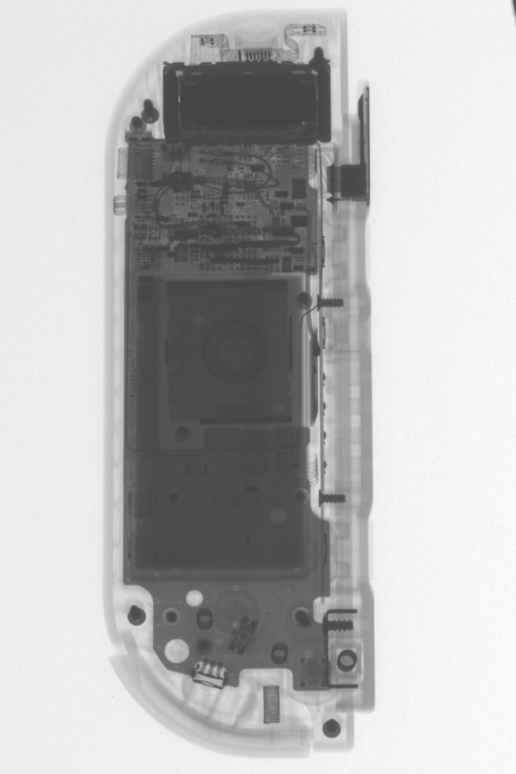
#> input picture image_series_preprocessing/super_resolution/stitching_frames4/[365]60kV-300uA-100ms.tiff, 1032 x 1548 px (shown at 1/2 size); its folder holds 3 pictures in this run
$ jupyter execute --allow-errors stitching.ipynb   (shell and % lines are left out)   (older library calls are emulated)
#> lines starting #> are read from the running program, lines starting #| are printed output that depends on the picture; after the words box and inside, x2 and y2 are one past the last pixel; in counts of white or black regions, pixels touching at a corner belong together
[cell 1]

import glob
import random
import re

import matplotlib.pyplot as plt
from matplotlib.patches import Circle

from skimage import img_as_uint, img_as_ubyte, data
from skimage.io import imread, imsave
from skimage.feature import ORB, match_descriptors, CENSURE, plot_matches
from skimage.transform import downscale_local_mean, ProjectiveTransform, warp, SimilarityTransform, rotate
from skimage.measure import ransac
from skimage.exposure import rescale_intensity
from skimage.measure import label

from ipywidgets import interact, interactive, fixed, interact_manual
from IPython.display import display, clear_output
import ipywidgets as widgets

import numpy as np

import cv2
images = []

plt.rcParams['image.cmap'] = 'gray'

# load images and its exposure
for filename in glob.glob('./stitching_frames4/*.tiff'):
    images.append(downscale_local_mean(imread(filename, as_grey=True), (5, 5)).astype(np.uint16))
    #images.append(imread(filename, as_grey=True))
plt.figure(figsize=(10, 10))
#> (this line was passed over: IPython is not available in this run)
plt.imshow((images[0]))
#> (this line was passed over: IPython is not available in this run)

# Merge base image with first image

[cell 2]
def stitch_images(dst, src):
    orb = ORB(n_keypoints=500, fast_threshold=0.05, fast_n=15)
    orb.detect_and_extract(dst)
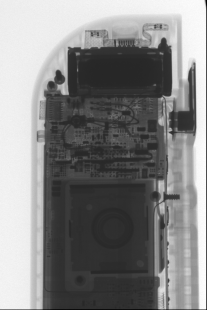
#> dst: shape (310, 207) uint16; min 8932, max 64301, mean 38013.1; drawn with min black and max white
    dest_desc = orb.descriptors
    dest_key_pts = orb.keypoints

    orb.detect_and_extract(src)
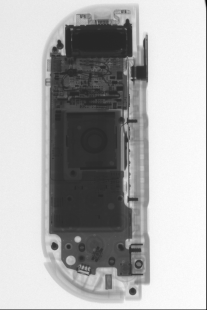
#> src: shape (310, 207) uint16; min 8824, max 64382, mean 46921.1; drawn with min black and max white
    src_desc = orb.descriptors
    src_key_pts = orb.keypoints
    matches = match_descriptors(dest_desc, src_desc, cross_check=True)

     # match and find inliers and model
    src_pts = src_key_pts[matches[:, 1]][:, ::-1]
    dst_pts = dest_key_pts[matches[:, 0]][:, ::-1]
    model, inliers = ransac((src_pts, dst_pts), ProjectiveTransform,
                             min_samples=10, residual_threshold=2)

    # warp
    r, c = dst.shape[:2]
#> r = 310; c = 207
    corners = np.array([[0, 0], [0, r], [c, 0], [c, r]])
#> corners = [[0, 0], [0, 310], [207, 0], [207, 310]]
    warped_corners = model(corners)
    all_corners = np.vstack((warped_corners, corners))

    corner_min = np.min(all_corners, axis=0)
#> corner_min = [0, 0]
    corner_max = np.max(all_corners, axis=0)
#> corner_max = [207, 310]
    output_shape = (corner_max - corner_min)
#> output_shape = [207, 310]
    output_shape += np.abs(corner_min)
    output_shape = output_shape[::-1].astype(np.int)

    base_offset = SimilarityTransform(translation=-corner_min)
    dst_image = warp(dst, base_offset.inverse, output_shape=output_shape, cval=-1)
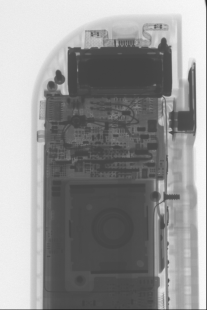
#> dst_image: shape (310, 207) float64; min 0.136, max 0.981, mean 0.58

    src_image = warp(src, (model + base_offset).inverse,
                     output_shape=output_shape, cval=-1)
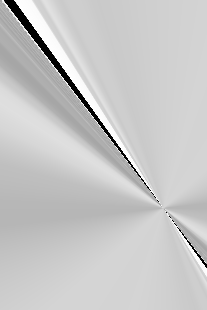
#> src_image: shape (310, 207) float64; min -1, max 0.974, mean 0.548; drawn with min black and max white

    dst_image_mask = (dst_image != -1)
#> dst_image_mask: shape (310, 207) bool; every value is 1
    src_image_mask = (src_image != -1)
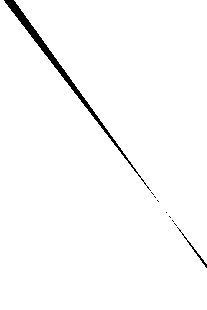
#> src_image_mask: shape (310, 207) bool; 98.2% white; 9 black regions (7 under 20 px), largest, box (x1, y1, x2, y2) and area: (4, 0, 151, 191) 1088, (177, 227, 207, 268) 79
    dst_image[~dst_image_mask] = 0
    src_image[~src_image_mask] = 0
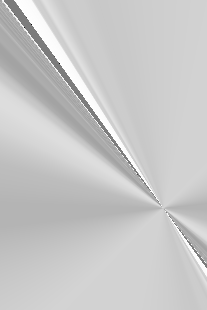
#> src_image: shape (310, 207) float64; 1.84% of pixels changed, all inside (x1, y1, x2, y2) = (4, 0, 207, 268); drawn with min black and max white

    overflow_mask = (dst_image_mask.astype(int) + src_image_mask.astype(int))

    mask = np.zeros_like(dst_image, dtype=np.float32)

    print(dst_image)
#> (printed output is left out)
    result_image = Laplacian_Pyramid_Blending_with_mask(dst_image, src_image, src_image_mask.astype(int), 5)
    return result_image

def Laplacian_Pyramid_Blending_with_mask(A, B, m, num_levels = 6):
    # assume mask is float32 [0,1]

    # generate Gaussian pyramid for A,B and mask
#> called with num_levels = 5
    GA = A.copy()
    GB = B.copy()
    GM = m.copy()
    gpA = [GA]
    gpB = [GB]
    gpM = [GM]
    for i in range(num_levels):
        GA = cv2.pyrDown(GA)
        GB = cv2.pyrDown(GB)
        GM = cv2.pyrDown(GM)
        gpA.append(np.float32(GA))
        gpB.append(np.float32(GB))
        gpM.append(np.float32(GM))
#> this loop made 1 pass
#> pass 1, in Laplacian_Pyramid_Blending_with_mask, `GA = cv2.pyrDown(GA)`:
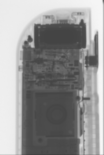
#> GA: shape (155, 104) float64; min 0.261, max 0.97, mean 0.583
#> pass 1, in Laplacian_Pyramid_Blending_with_mask, `GB = cv2.pyrDown(GB)`:
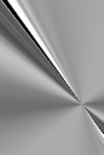
#> GB: shape (155, 104) float64; min -0.00841, max 0.963, mean 0.566; drawn with min black and max white
#> after the loop, gpA = 1 item; gpB = 1 item; gpM = 1 item

    # generate Laplacian Pyramids for A,B and masks
    lpA  = [gpA[num_levels-1]] # the bottom of the Lap-pyr holds the last (smallest) Gauss level
    lpB  = [gpB[num_levels-1]]
    gpMr = [gpM[num_levels-1]]
    for i in range(num_levels-1,0,-1):
        # Laplacian: subtarct upscaled version of lower level from current level
        # to get the high frequencies
        LA = np.subtract(gpA[i-1], cv2.pyrUp(gpA[i]))
        LB = np.subtract(gpB[i-1], cv2.pyrUp(gpB[i]))
        lpA.append(LA)
        lpB.append(LB)
        gpMr.append(gpM[i-1]) # also reverse the masks

    # Now blend images according to mask in each level
    LS = []
    for la,lb,gm in zip(lpA,lpB,gpMr):
        ls = la * gm + lb * (1.0 - gm)
        LS.append(ls)

    # now reconstruct
    ls_ = LS[0]
    for i in range(1,num_levels):
        ls_ = cv2.pyrUp(ls_)
        ls_ = cv2.add(ls_, LS[i])

    return ls_
#> (the rest of this cell did not finish here and is left out)
